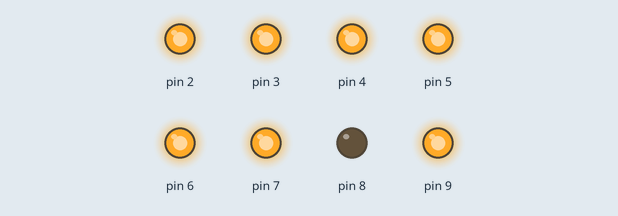
This sketch was run on a simulated Arduino Uno, built with avr-gcc and run on an emulated ATmega328P. On the bench: output pins drawn as LEDs (lit = HIGH).

Above: at 0.5 s.
At 1.5 s:
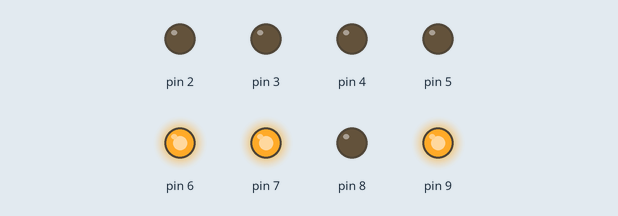
At 2.5 s:
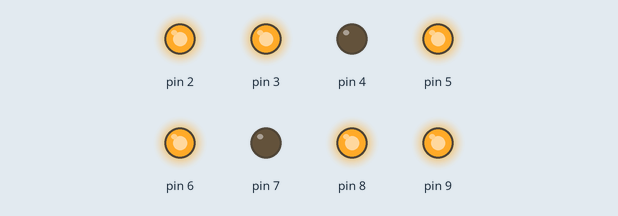
At 5.5 s:
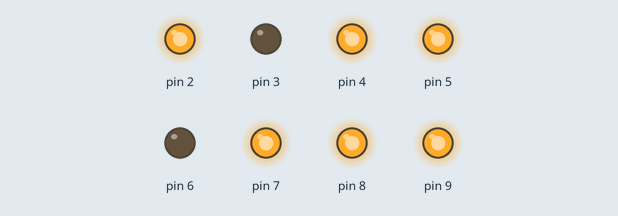
At 8.5 s:
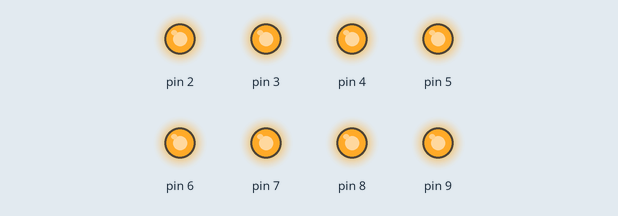
At 11.0 s:
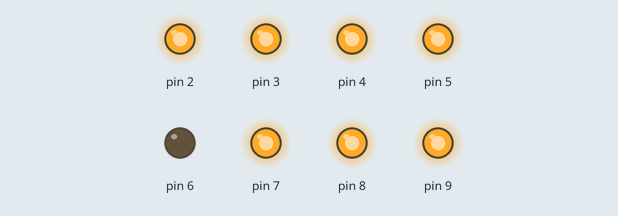
Timing chart, 0 to 16.9 s (numbered marks = the images above):
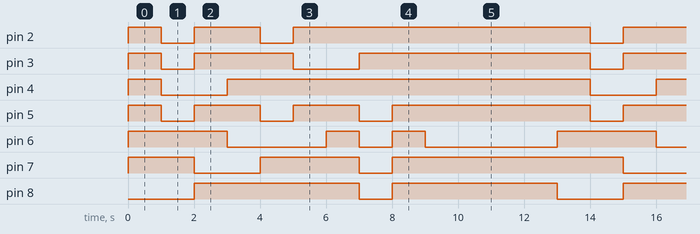

The sketch:

Seven_Segment.ino
```cpp
void setup()
{
  pinMode(2, OUTPUT);
  pinMode(3, OUTPUT);
  pinMode(4, OUTPUT);
  pinMode(5, OUTPUT);
  pinMode(6, OUTPUT);
  pinMode(7, OUTPUT);
  pinMode(8, OUTPUT);
  pinMode(9, OUTPUT);
  digitalWrite(9, 1);  // start with the "dot" off
}

void loop() {
 // write '0'
 digitalWrite(2, 1);
  digitalWrite(3, 1);
 digitalWrite(4, 1);
 digitalWrite(5, 1);
 digitalWrite(6, 1);
 digitalWrite(7, 1);
 digitalWrite(8, 0);
 delay(1000);
  // write '1'
 digitalWrite(2, 0);
 digitalWrite(3, 0);
 digitalWrite(4, 0);
 digitalWrite(5, 0);
 digitalWrite(6, 1);
 digitalWrite(7, 1);
 digitalWrite(8, 0);
 delay(1000);
 // write '2'
 digitalWrite(2, 1);
 digitalWrite(3, 1);
 digitalWrite(4, 0);
 digitalWrite(5, 1);
 digitalWrite(6, 1);
 digitalWrite(7, 0);
 digitalWrite(8, 1);
 delay(1000);
 // write '3'
 digitalWrite(2, 1);
 digitalWrite(3, 1);
 digitalWrite(4, 1);
 digitalWrite(5, 1);
 digitalWrite(6, 0);
 digitalWrite(7, 0);
 digitalWrite(8, 1);
 delay(1000);
 // write '4'
 digitalWrite(2, 0);
 digitalWrite(3, 1);
 digitalWrite(4, 1);
 digitalWrite(5, 0);
 digitalWrite(6, 0);
 digitalWrite(7, 1);
 digitalWrite(8, 1);
 delay(1000);
 // write '5'
 digitalWrite(2, 1);
 digitalWrite(3, 0);
 digitalWrite(4, 1);
 digitalWrite(5, 1);
 digitalWrite(6, 0);
 digitalWrite(7, 1);
 digitalWrite(8, 1);
 delay(1000);
 // write '6'
 digitalWrite(2, 1);
 digitalWrite(3, 0);
 digitalWrite(4, 1);
 digitalWrite(5, 1);
 digitalWrite(6, 1);
 digitalWrite(7, 1);
 digitalWrite(8, 1);
 delay(1000);
 // write '7'
 digitalWrite(2, 1);
 digitalWrite(3, 1);
 digitalWrite(4, 1);
 digitalWrite(5, 0);
 digitalWrite(6, 0);
 digitalWrite(7, 0);
 digitalWrite(8, 0);
 delay(1000);
 // write '8'
 digitalWrite(2, 1);
 digitalWrite(3, 1);
 digitalWrite(4, 1);
 digitalWrite(5, 1);
 digitalWrite(6, 1);
 digitalWrite(7, 1);
 digitalWrite(8, 1);
 delay(1000);
 // write '9'
 digitalWrite(2, 1);
 digitalWrite(3, 1);
 digitalWrite(4, 1);
 digitalWrite(5, 1);
 digitalWrite(6, 0);
 digitalWrite(7, 1);
 digitalWrite(8, 1);
 delay(4000);


}
```

Measured:
- by itself, pin 2: repeats every 13.0 s: LOW 1.0 s, HIGH 2.0 s, LOW 1.0 s, HIGH 9.0 s
- by itself, pin 3: repeats every 13.0 s: LOW 1.0 s, HIGH 3.0 s, LOW 2.0 s, HIGH 7.0 s
- by itself, pin 4: repeats every 13.0 s: LOW 2.0 s, HIGH 11.0 s
- by itself, pin 5: repeats every 13.0 s: 2 × (LOW 1.0 s, HIGH 2.0 s), LOW 1.0 s, HIGH 6.0 s
- by itself, pin 6: repeats every 13.0 s: LOW 3.0 s, HIGH 1.0 s, LOW 1.0 s, HIGH 1.0 s, LOW 4.0 s, HIGH 3.0 s
- by itself, pin 7: repeats every 13.0 s: LOW 2.0 s, HIGH 3.0 s, LOW 1.0 s, HIGH 7.0 s
- by itself, pin 8: repeats every 13.0 s: LOW 1.0 s, HIGH 5.0 s, LOW 2.0 s, HIGH 5.0 s
